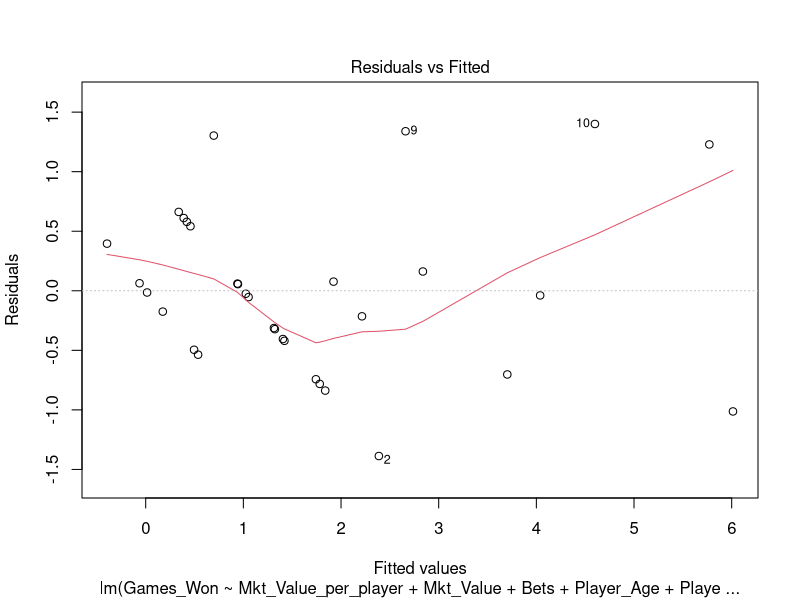
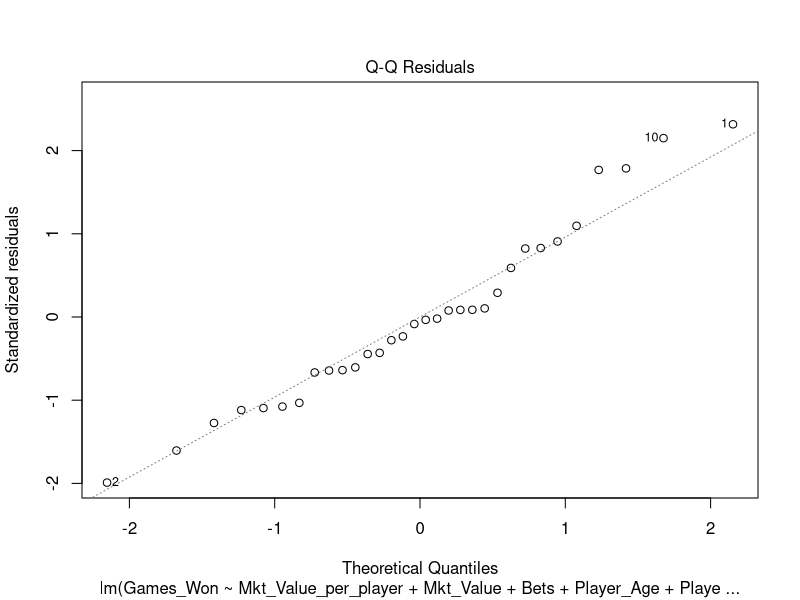
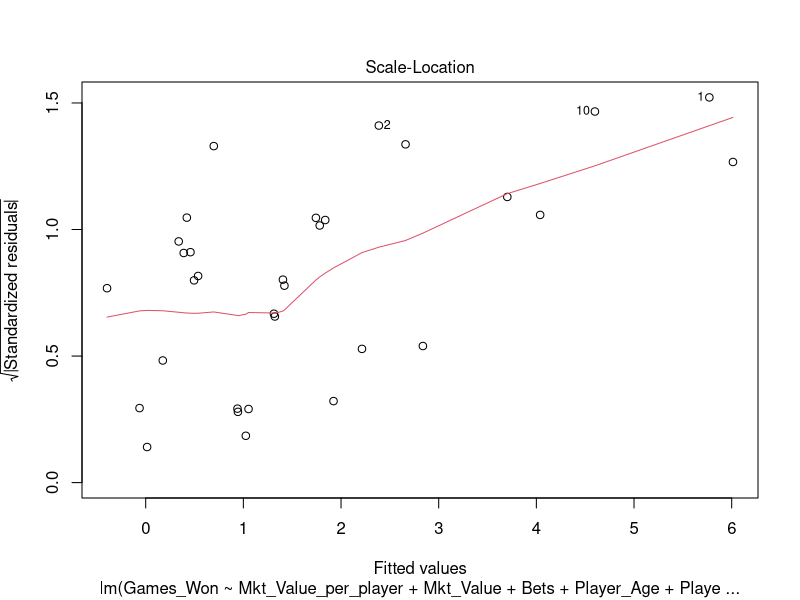
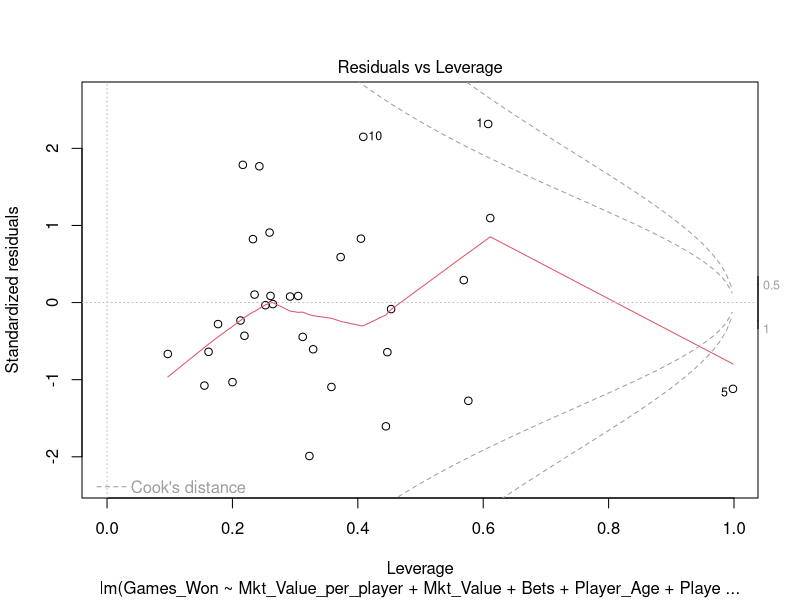
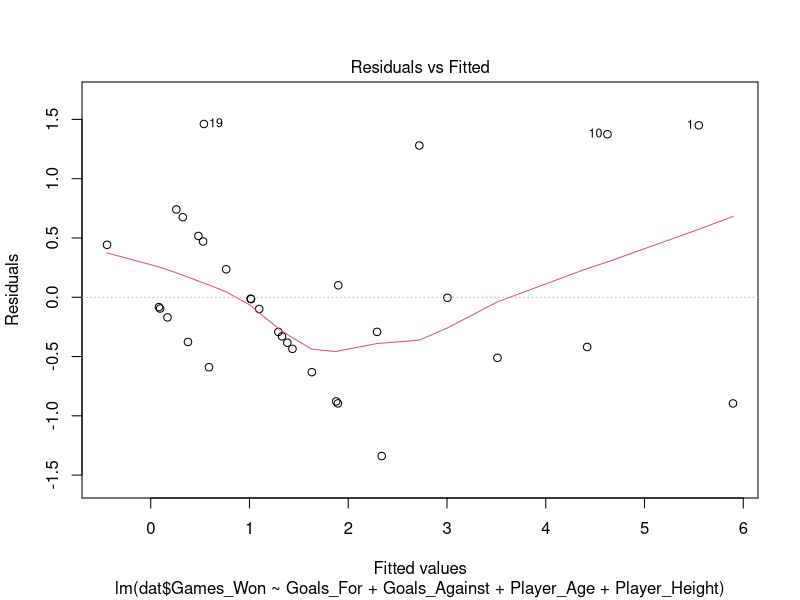
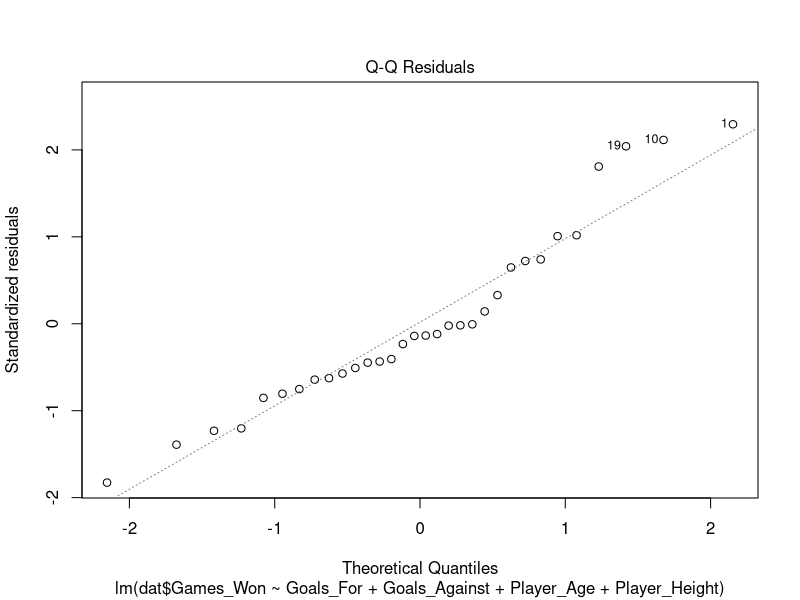
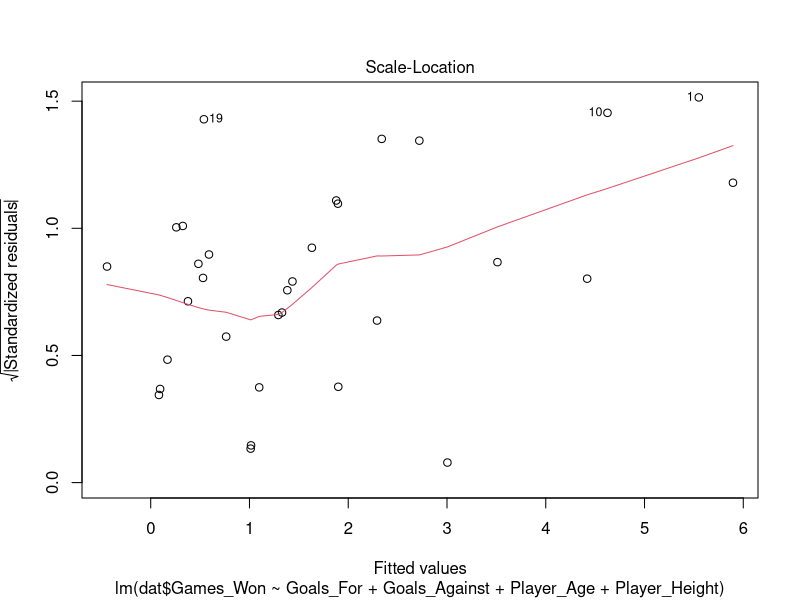
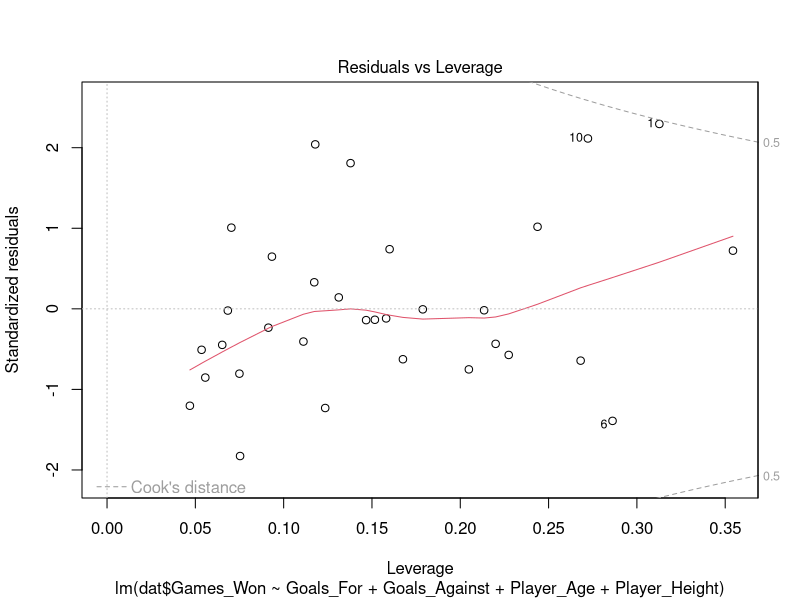

Source code (R) for these figures, in order:
## ---- chunk 1
#cargo librerias

# cargamos datos
dat <- read.csv("FIFA_WC_Russia_DB.csv" , header = TRUE)
## ---- chunk 2
summary(dat)
## ---- chunk 3
dat <- read.csv("FIFA_WC_Russia_DB.csv" , header = TRUE)

#Limpieza de Datos
typeof(dat$Country) #character
dat$Country <- as.factor(dat$Country)
typeof(dat$Country)
dat$Mkt_Value_per_player <- as.numeric(dat$Mkt_Value_per_player)

dat$Mkt_Value_per_player[1] <- 1080
dat$Mkt_Value_per_player[2] <- 1040

dat$Squad_Formation <- as.factor(dat$Squad_Formation)

#Modelos de Regresion
#numero de victorias 
modelo1 <- lm(Games_Won ~ Mkt_Value_per_player + Mkt_Value + Bets + Player_Age + Player_Height + Coach_Wage + Goals_For + Goals_Against + Invested_Money + Squad_Formation, data = dat)
summary(modelo1)
#standardCoefs(modelo1)
plot(modelo1)

modelo2 <- lm(dat$Games_Won ~ Goals_For + Goals_Against + Player_Age + Player_Height, data = dat)
summary(modelo2)
#standardCoefs(modelo2)
plot(modelo2)

modelo3 <- lm(Games_Won ~ Goals_For,data = dat)
summary(modelo3)
plot(modelo3)

# Usar step() para encontrar el mejor modelo
mejor_modeloAIC <- step(modelo1, direction = "both")  # Puede ser "forward", "backward", o "both"

# Ver el resumen del mejor modelo
summary(mejor_modeloAIC)
plot(mejor_modeloAIC)

# Hacer predicciones
predicciones <- predict(mejor_modeloAIC, dat[1,])

# Ver las predicciones
print(predicciones)
